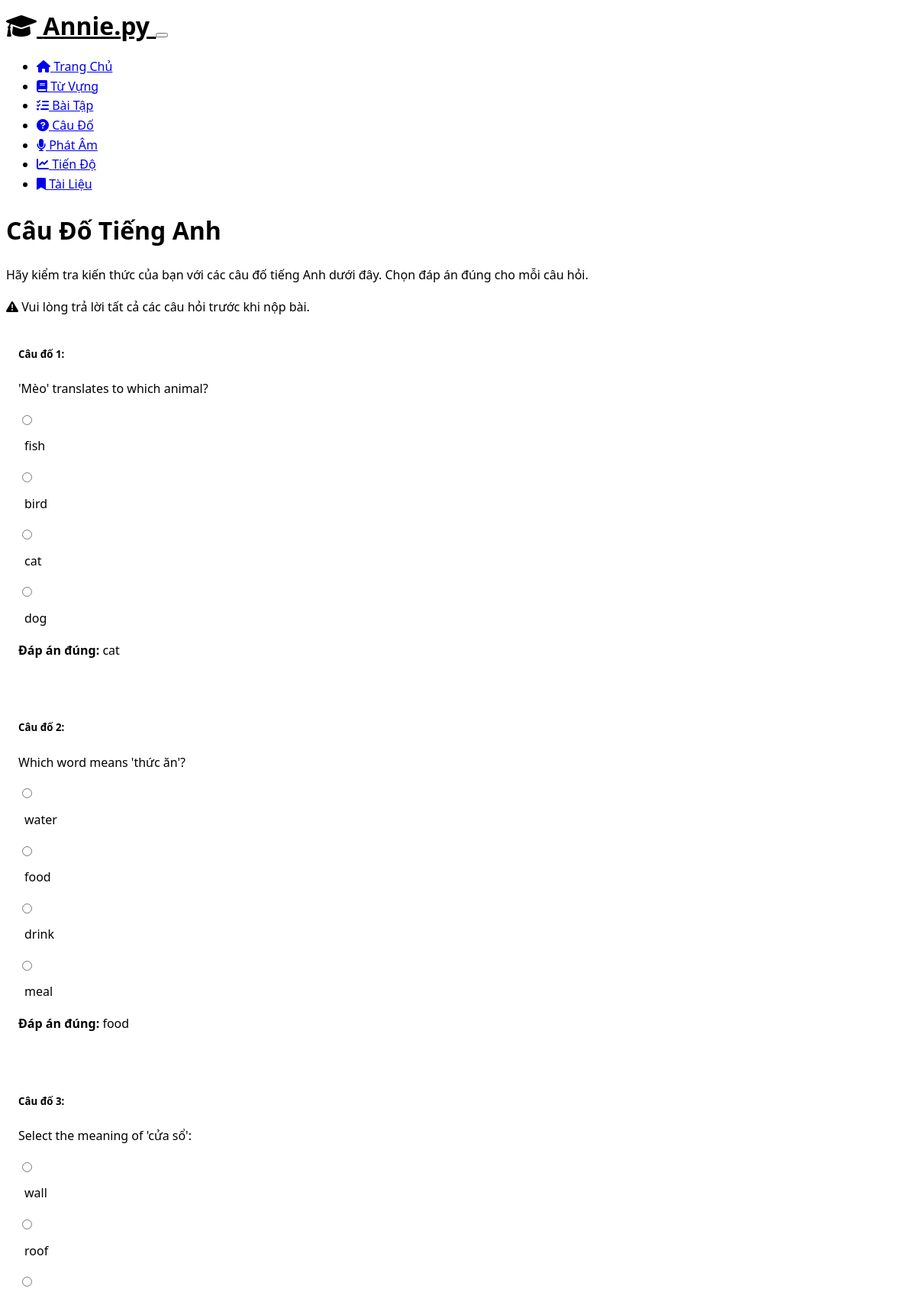
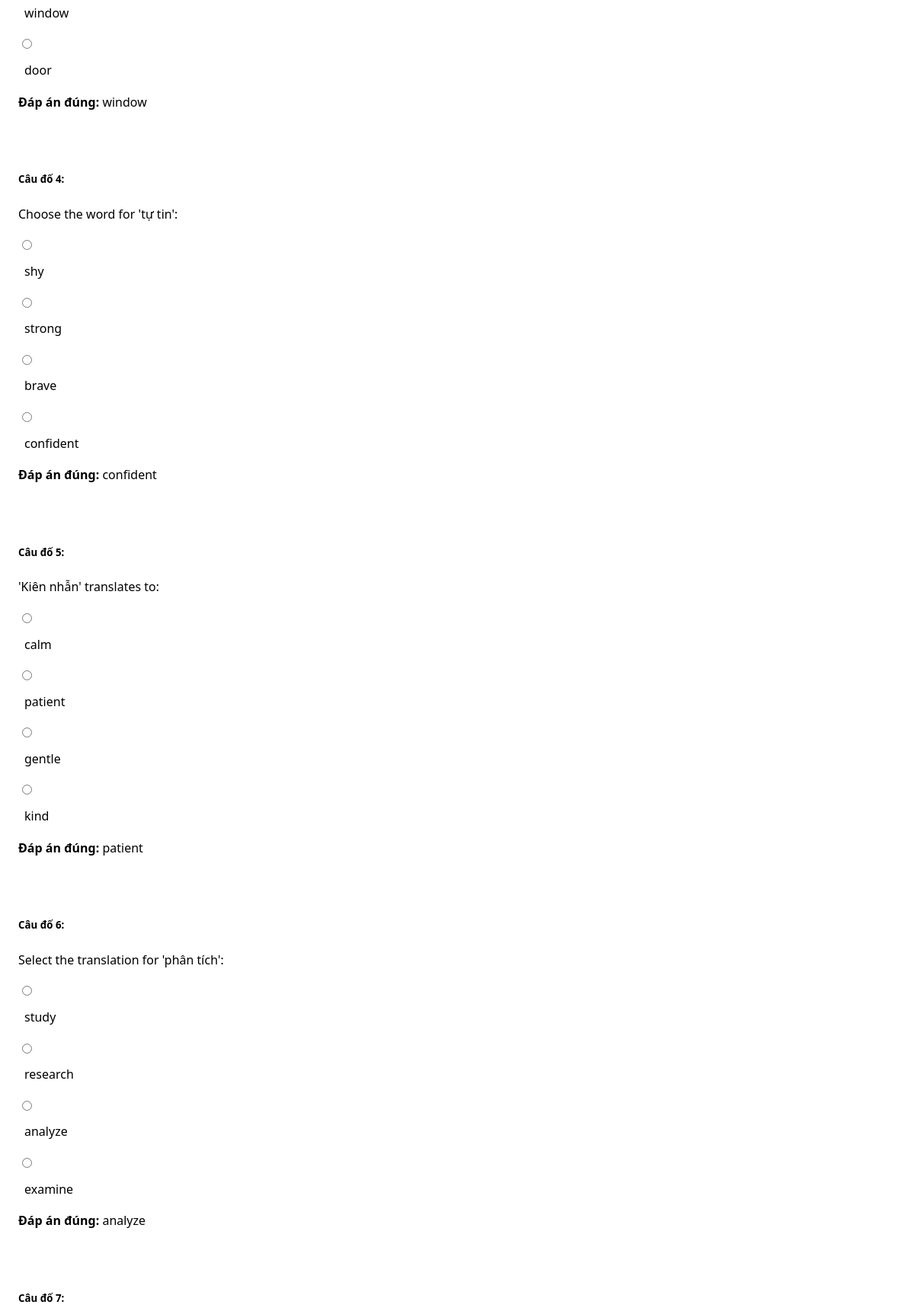
The page /quiz (upper part) on the database its author committed (2 pictures, top to bottom).
### models.py (models this page shows)
class Quiz(db.Model):
    id = db.Column(db.Integer, primary_key=True)
    question = db.Column(db.String(255), nullable=False)
    answer = db.Column(db.String(100), nullable=False)
    options = db.Column(db.String(255))  # Comma-separated options
    difficulty = db.Column(db.String(20), default='basic')  # basic, intermediate, advanced

### app.py (the view)
@app.route('/quiz')
def quiz():
    all_quizzes = models.Quiz.query.all()
    if len(all_quizzes) > 10:
        selected_quizzes = random.sample(all_quizzes, 10)
    else:
        selected_quizzes = all_quizzes.copy()
        random.shuffle(selected_quizzes)
    for quiz in selected_quizzes:
        options_list = quiz.options.split(',')
        random.shuffle(options_list)
        quiz.options_list = options_list
    return render_template('quiz.html', quizzes=selected_quizzes)

### templates/quiz.html (shortened to what this page needs)
{% extends 'layout.html' %}
{% block content %}
<div class="container">
    <h1 class="mb-4">Câu Đố Tiếng Anh</h1>
    <div class="card mb-4">
        <div class="card-body">
            <p>Hãy kiểm tra kiến thức của bạn với các câu đố tiếng Anh dưới đây. Chọn đáp án đúng cho mỗi câu hỏi.</p>
        </div>
    </div>
    <form id="quizForm" action="/check_quiz" method="post">
        <div class="alert alert-warning d-none" id="validationMessage">
            <i class="fas fa-exclamation-triangle"></i> Vui lòng trả lời tất cả các câu hỏi trước khi nộp bài.
        </div>
        {% if quizzes %}
            {% for quiz in quizzes %}
                <div class="card mb-4 quiz-question">
                    <div class="card-body">
                        <h5 class="card-title">Câu đố {{ loop.index }}:</h5>
                        <p class="card-text">{{ quiz.question }}</p>
                        <div class="option-container">
                            {% for option in quiz.options_list %}
                                <div class="form-check">
                                    <input class="form-check-input" type="radio" name="quiz_{{ quiz.id }}"
                                           id="quiz_{{ quiz.id }}_{{ loop.index }}" value="{{ option }}" required>
                                    <label class="option-label form-check-label" for="quiz_{{ quiz.id }}_{{ loop.index }}">
                                        {{ option }}
                                    </label>
                                </div>
                            {% endfor %}
                        </div>
                        <div class="answer d-none text-success">
                            <strong>Đáp án đúng:</strong> {{ quiz.answer }}
                        </div>
                    </div>
                </div>
            {% endfor %}
        {% else %}
            <div class="alert alert-info">
                <i class="fas fa-info-circle"></i> Không có câu đố nào. Vui lòng thêm câu đố vào cơ sở dữ liệu.
            </div>
        {% endif %}
    </form>
</div>
{% endblock %}

### static/styles.css (style rules this page uses)
body { font-family: 'Segoe UI', Tahoma, Geneva, Verdana, sans-serif; line-height: 1.6; }
.quiz-question { background-color: rgba(var(--bs-info-rgb), 0.1); padding: 1rem; border-radius: 5px; margin-bottom: 1.5rem; }
.option-label { display: block; padding: 0.5rem; margin-bottom: 0.5rem; border-radius: 5px; border: 1px solid var(--bs-secondary); cursor: pointer; transition: background-color 0.2s ease; }

### rows shown on the page
Quiz: question "'Mèo' translates to which animal?", options_list "fish" "bird" "cat" "dog", answer "cat"
Quiz: question "Which word means 'thức ăn'?", options_list "water" "food" "drink" "meal", answer "food"
Quiz: question "Select the meaning of 'cửa sổ':", options_list "wall" "roof" "window" "door", answer "window"
Quiz: question "Choose the word for 'tự tin':", options_list "shy" "strong" "brave" "confident", answer "confident"
Quiz: question "'Kiên nhẫn' translates to:", options_list "calm" "patient" "gentle" "kind", answer "patient"
Quiz: question "Select the translation for 'phân tích':", options_list "study" "research" "analyze" "examine", answer "analyze"
